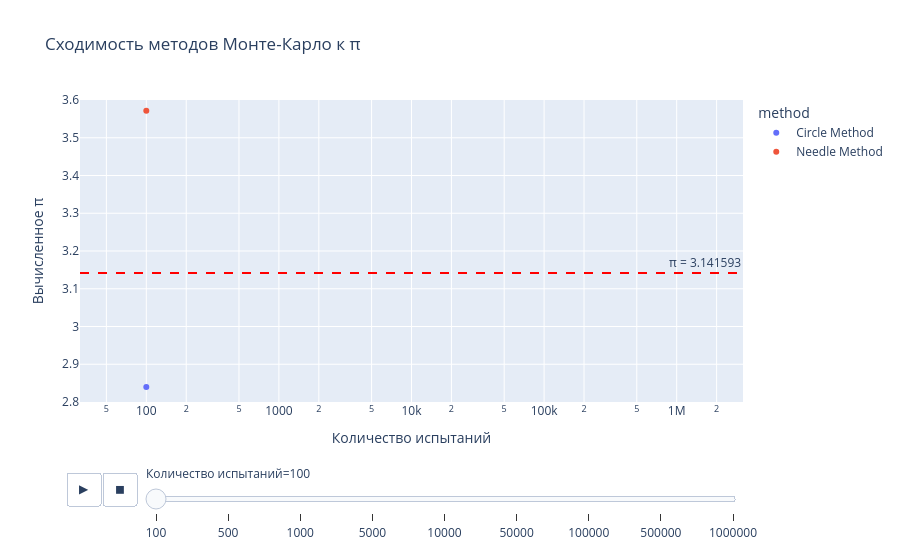

Notebook cell for this chart:
### Code cell
fig = px.scatter(
    df_results, 
    x='n', 
    y='pi_estimated',
    animation_frame='n',  
    color='method',
    range_y=[2.8, 3.6],
    log_x=True, 
    title='Сходимость методов Монте-Карло к π',
    labels={'n': 'Количество испытаний', 'pi_estimated': 'Вычисленное π'},
    hover_data=['error', 'relative_error']
)

fig.add_hline(y=np.pi, line_dash="dash", line_color="red",
              
              annotation_text=f"π = {np.pi:.6f}")
fig.update_xaxes(range=[np.log10(min(n_values)) - 0.5,
                       np.log10(max(n_values)) + 0.5])

fig.update_layout(
    showlegend=True,
    hovermode='x unified'
)

fig.show()

### Figure 1 — Plotly figure (JSON) as saved in the notebook; plotly's stock layout.template omitted (floating-point values rounded to 4 significant figures)
{"data": [{"customdata": [[0.3016, 9.6]], "hovertemplate": "method=Circle Method<br>Количество испытаний=%{x}<br>Вычисленное π=%{y}<br>error=%{customdata[0]}<br>relative_error=%{customdata[1]}<extra></extra>", "legendgroup": "Circle Method", "marker": {"color": "#636efa", "symbol": "circle"}, "mode": "markers", "name": "Circle Method", "orientation": "v", "showlegend": true, "type": "scatter", "x": [100], "xaxis": "x", "y": [2.84], "yaxis": "y"}, {"customdata": [[0.4298, 13.68]], "hovertemplate": "method=Needle Method<br>Количество испытаний=%{x}<br>Вычисленное π=%{y}<br>error=%{customdata[0]}<br>relative_error=%{customdata[1]}<extra></extra>", "legendgroup": "Needle Method", "marker": {"color": "#EF553B", "symbol": "circle"}, "mode": "markers", "name": "Needle Method", "orientation": "v", "showlegend": true, "type": "scatter", "x": [100], "xaxis": "x", "y": [3.571], "yaxis": "y"}], "layout": {"annotations": [{"showarrow": false, "text": "π = 3.141593", "x": 1, "xanchor": "right", "xref": "x domain", "y": 3.142, "yanchor": "bottom", "yref": "y"}], "hovermode": "x unified", "legend": {"title": {"text": "method"}, "tracegroupgap": 0}, "shapes": [{"line": {"color": "red", "dash": "dash"}, "type": "line", "x0": 0, "x1": 1, "xref": "x domain", "y0": 3.142, "y1": 3.142, "yref": "y"}], "showlegend": true, "sliders": [{"active": 0, "currentvalue": {"prefix": "Количество испытаний="}, "len": 0.9, "pad": {"b": 10, "t": 60}, "steps": [{"args": [["100"], {"frame": {"duration": 0, "redraw": false}, "fromcurrent": true, "mode": "immediate", "transition": {"duration": 0, "easing": "linear"}}], "label": "100", "method": "animate"}, {"args": [["500"], {"frame": {"duration": 0, "redraw": false}, "fromcurrent": true, "mode": "immediate", "transition": {"duration": 0, "easing": "linear"}}], "label": "500", "method": "animate"}, {"args": [["1000"], {"frame": {"duration": 0, "redraw": false}, "fromcurrent": true, "mode": "immediate", "transition": {"duration": 0, "easing": "linear"}}], "label": "1000", "method": "animate"}, {"args": [["5000"], {"frame": {"duration": 0, "redraw": false}, "fromcurrent": true, "mode": "immediate", "transition": {"duration": 0, "easing": "linear"}}], "label": "5000", "method": "animate"}, {"args": [["10000"], {"frame": {"duration": 0, "redraw": false}, "fromcurrent": true, "mode": "immediate", "transition": {"duration": 0, "easing": "linear"}}], "label": "10000", "method": "animate"}, {"args": [["50000"], {"frame": {"duration": 0, "redraw": false}, "fromcurrent": true, "mode": "immediate", "transition": {"duration": 0, "easing": "linear"}}], "label": "50000", "method": "animate"}, {"args": [["100000"], {"frame": {"duration": 0, "redraw": false}, "fromcurrent": true, "mode": "immediate", "transition": {"duration": 0, "easing": "linear"}}], "label": "100000", "method": "animate"}, {"args": [["500000"], {"frame": {"duration": 0, "redraw": false}, "fromcurrent": true, "mode": "immediate", "transition": {"duration": 0, "easing": "linear"}}], "label": "500000", "method": "animate"}, {"args": [["1000000"], {"frame": {"duration": 0, "redraw": false}, "fromcurrent": true, "mode": "immediate", "transition": {"duration": 0, "easing": "linear"}}], "label": "1000000", "method": "animate"}], "x": 0.1, "xanchor": "left", "y": 0, "yanchor": "top"}], "title": {"text": "Сходимость методов Монте-Карло к π"}, "updatemenus": [{"buttons": [{"args": [null, {"frame": {"duration": 500, "redraw": false}, "fromcurrent": true, "mode": "immediate", "transition": {"duration": 500, "easing": "linear"}}], "label": "&#9654;", "method": "animate"}, {"args": [[null], {"frame": {"duration": 0, "redraw": false}, "fromcurrent": true, "mode": "immediate", "transition": {"duration": 0, "easing": "linear"}}], "label": "&#9724;", "method": "animate"}], "direction": "left", "pad": {"r": 10, "t": 70}, "showactive": false, "type": "buttons", "x": 0.1, "xanchor": "right", "y": 0, "yanchor": "top"}], "xaxis": {"anchor": "y", "categoryarray": [100, 500, 1000, 5000, 10000, 50000, 100000, 500000, 1000000], "categoryorder": "array", "domain": [0, 1], "range": [1.5, 6.5], "title": {"text": "Количество испытаний"}, "type": "log"}, "yaxis": {"anchor": "x", "domain": [0, 1], "range": [2.8, 3.6], "title": {"text": "Вычисленное π"}}}}
